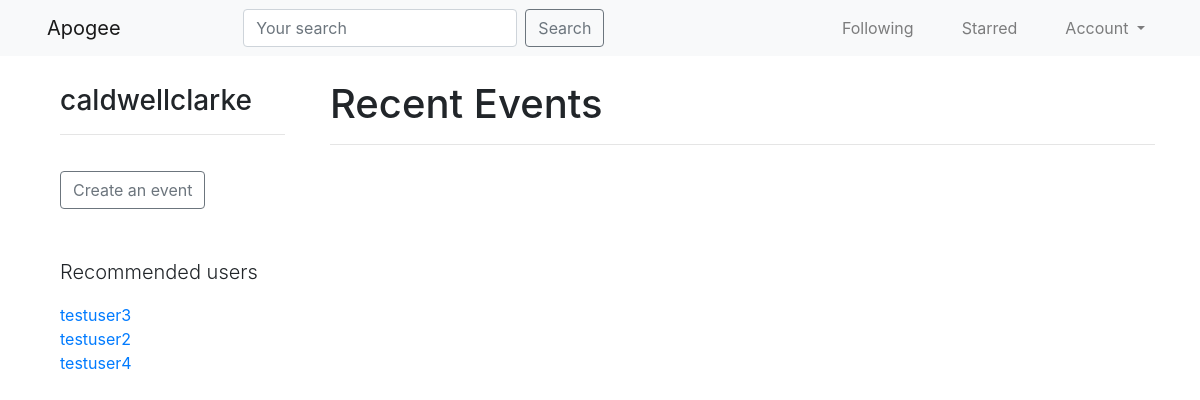
The app's page / (signed in) with its own data.
### accounts/models.py (models this page shows, shortened)
class UserProfile(models.Model):
	user = models.OneToOneField(
			settings.AUTH_USER_MODEL,
			on_delete=models.CASCADE,
			related_name='profile'
		)
	following = models.ManyToManyField(
			settings.AUTH_USER_MODEL,
			blank=True,
			related_name='followed_by'
		)
	objects = UserProfileManager()
	def get_following(self):
		users = self.following.all()
		return users.exclude(username=self.user.username)
	def get_absolute_url(self):
		return reverse_lazy('profiles:detail', kwargs={'username': self.user.username})

### parties/views.py (the view)
# urls.py: path('', PartyListView.as_view(), name='home'),
class PartyListView(LoginRequiredMixin, ListView):
	def get_queryset(self, *args, **kwargs):
		qs = Party.objects.all()
		query = self.request.GET.get('q', None)
		if query is not None:
			qs = qs.filter(
				Q(description__icontains=query) |
				Q(user__username__icontains=query) |
				Q(title__icontains=query)
				)
		return qs
	def get_context_data(self, *args, **kwargs):
		context = super(PartyListView, self).get_context_data(*args, **kwargs)
		return context

### accounts/models.py (called while the page is built)
	def recommended(self, user, limit_to=10):
		profile = user.profile
		following = profile.get_following()
		qs = self.get_queryset().exclude(user__in=following).exclude(id=profile.id).order_by('?')[:limit_to]
		return qs

### accounts/templatetags/recommended.py (called while the page is built)
@register.inclusion_tag('accounts/snippets/recommended.html')
def recommended(user):
	if isinstance(user, User):
		qs = UserProfile.objects.recommended(user)
		return {'recommended': qs}

### parties/templates/parties/party_list.html (shortened to what this page needs)
{% extends 'base.html' %}
{% load recommended %}
{% block content %}
<div class='row'>
	<div class='col-sm-3 mt-4'>
		<div class='col-sm-12 py-1'>
			<h3>{{ request.user }}</h3><hr>
		</div>
		<div class='col-sm-12 mt-3'>
			<a href="{% url 'parties:create' %}">
				<button class='btn btn-outline-secondary'>Create an event</button>
			</a>
		</div>
		<div class='col-sm-12 mt-5'>
			<p class='lead'>Recommended users</p>
			<p>{% recommended request.user %}</p>
		</div>
	</div>
	<div class='col-sm-9 mt-4'>
		<h1>Recent Events</h1><hr>
	</div>
</div>
{% endblock content %}

### accounts/templates/accounts/snippets/recommended.html
{% for profile in recommended %}
	<a href='/profiles/{{ profile.user.username }}'>{{ profile.user.username }}</a><br>
{% empty %}
	<p class='lead'>No recommendations</p>
{% endfor %}

### records on screen
UserProfile: user.username "testuser3"
UserProfile: user.username "testuser2"
UserProfile: user.username "testuser4"

### other values on screen
{{ request.user }} "caldwellclarke"
